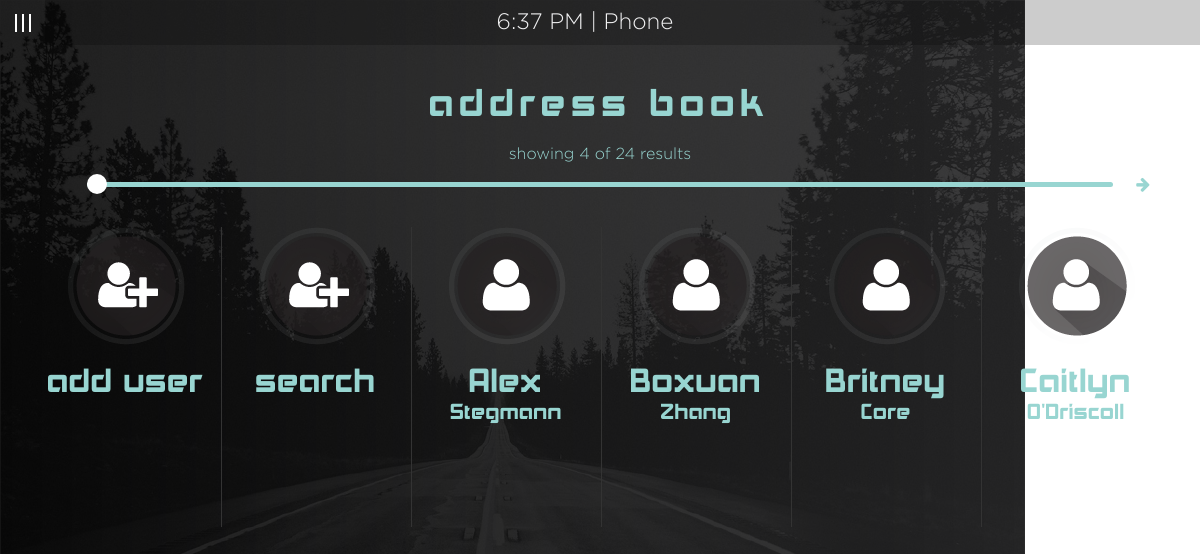
The page /index.php/phone/contacts on the database as committed earlier.
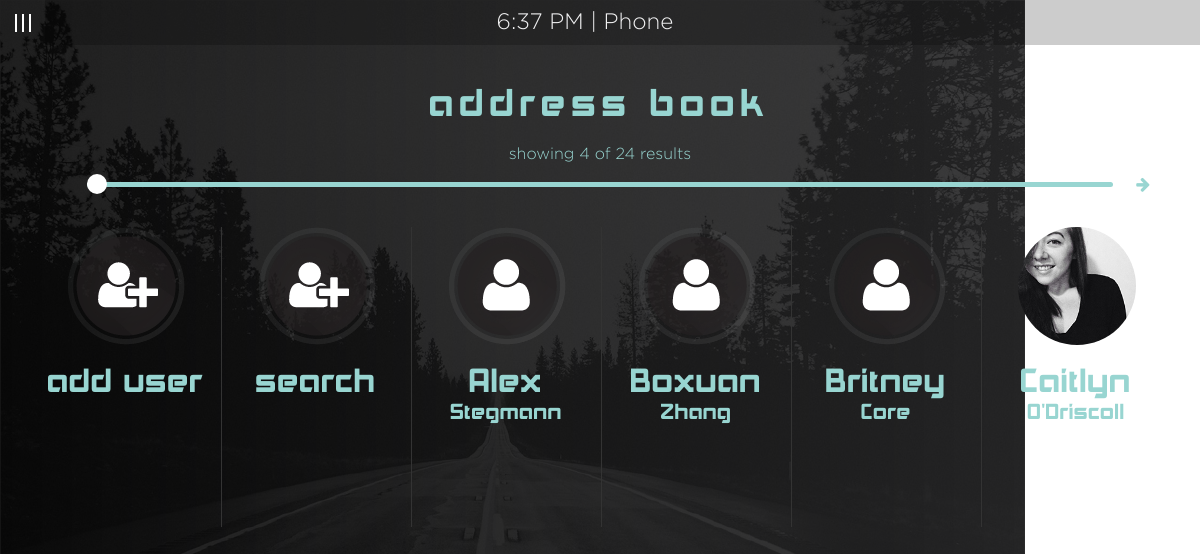
The same page on the database as committed later.
### tables this page shows
CREATE TABLE tbl_contacts (
  contacts_id smallint(4) unsigned NOT NULL,
  contacts_fname varchar(150) NOT NULL,
  contacts_lname varchar(150) NOT NULL,
  contacts_img varchar(150) NOT NULL DEFAULT 'user_icon.png'
);

### index.php (called while the page is built, shortened)
<?php
require_once BASEPATH.'core/CodeIgniter.php';

### application/models/Dash_model.php (called while the page is built, shortened)
<?php
class Dash_model extends CI_Model {
	public function contacts($q,$limit, $offset){
		$this->db->order_by('contacts_fname');
		$sql = $this->db->get('tbl_contacts', $limit, $offset);
		return $sql->result_array();
	}
}

### application/views/phoneCenter/contacts.php (the view)
<div id="topClock" class="text-center"><span id="topClockTime"></span> | <?php echo $title;?></div>
<div id="container">
	<a href="<?php echo base_url()."index.php/phone/";?>"><img class="close" src="<?php echo base_url()."images/close_icon.png";?>"></a>
	<h2 id="addressbook" class="text-center userhead">address book</h2>
	<p class="text-center totalContact">showing <span id="showing">4</span> of <span id="total">24</span> results</p>
	<?php echo $this->pagination->create_links();?>
    <input id="resultSlider" type="range" min="1" value="1" max="6">
    <ul id="contactList" class="small-block-grid-6 columns contacts">
        <li><img class="navPic" src="<?php echo base_url().'images/adduser_icon.png';?>"><h2 class="contactName">add user</h2></li>
        <li><a href="<?php echo base_url()."index.php/phone/contactView";?>"><img class="navPic" src="<?php echo base_url().'images/adduser_icon.png';?>"><h2 class="contactName">search</h2></a></li>
        <?php foreach($contacts as $contact):?>
    		<li><img class="navPic profPic" src="<?php echo base_url().'images/'.$contact['contacts_img'];?>"><h2 class="contactName"><?php echo $contact['contacts_fname'];?></h2><p class="contactName"><?php echo $contact['contacts_lname'];?></p></li>
        <?php endforeach;?>
    </ul>
</div>

Rows that differ between the two databases and show on the page:
changed tbl_contacts "Caitlyn": contacts_img: a different picture
